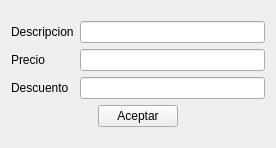
<?xml version="1.0" encoding="UTF-8"?>
<ui version="4.0">
 <class>ui_trabajosExtras</class>
 <widget class="QWidget" name="ui_trabajosExtras">
  <property name="geometry">
   <rect>
    <x>0</x>
    <y>0</y>
    <width>276</width>
    <height>148</height>
   </rect>
  </property>
  <property name="windowTitle">
   <string>Form</string>
  </property>
  <layout class="QGridLayout" name="gridLayout_2">
   <item row="0" column="0">
    <layout class="QGridLayout" name="gridLayout">
     <item row="1" column="1">
      <widget class="QLineEdit" name="lineEdit_precio">
       <property name="minimumSize">
        <size>
         <width>170</width>
         <height>0</height>
        </size>
       </property>
       <property name="text">
        <string/>
       </property>
      </widget>
     </item>
     <item row="1" column="0">
      <widget class="QLabel" name="label_22">
       <property name="text">
        <string>Precio</string>
       </property>
      </widget>
     </item>
     <item row="0" column="1">
      <widget class="QLineEdit" name="lineEdit_descripcion"/>
     </item>
     <item row="0" column="0">
      <widget class="QLabel" name="label_14">
       <property name="text">
        <string>Descripcion</string>
       </property>
      </widget>
     </item>
     <item row="3" column="0" colspan="2">
      <layout class="QHBoxLayout" name="horizontalLayout_3">
       <item>
        <spacer name="horizontalSpacer_3">
         <property name="orientation">
          <enum>Qt::Horizontal</enum>
         </property>
         <property name="sizeHint" stdset="0">
          <size>
           <width>40</width>
           <height>20</height>
          </size>
         </property>
        </spacer>
       </item>
       <item>
        <widget class="QPushButton" name="pushButton_agregar">
         <property name="text">
          <string>Aceptar</string>
         </property>
         <property name="shortcut">
          <string>Ctrl+G</string>
         </property>
        </widget>
       </item>
       <item>
        <spacer name="horizontalSpacer_4">
         <property name="orientation">
          <enum>Qt::Horizontal</enum>
         </property>
         <property name="sizeHint" stdset="0">
          <size>
           <width>40</width>
           <height>20</height>
          </size>
         </property>
        </spacer>
       </item>
      </layout>
     </item>
     <item row="2" column="0">
      <widget class="QLabel" name="label">
       <property name="text">
        <string>Descuento</string>
       </property>
      </widget>
     </item>
     <item row="2" column="1">
      <widget class="QLineEdit" name="lineEdit_Descuento">
       <property name="text">
        <string/>
       </property>
      </widget>
     </item>
    </layout>
   </item>
  </layout>
 </widget>
 <tabstops>
  <tabstop>lineEdit_descripcion</tabstop>
  <tabstop>lineEdit_precio</tabstop>
  <tabstop>lineEdit_Descuento</tabstop>
  <tabstop>pushButton_agregar</tabstop>
 </tabstops>
 <resources/>
 <connections/>
</ui>
